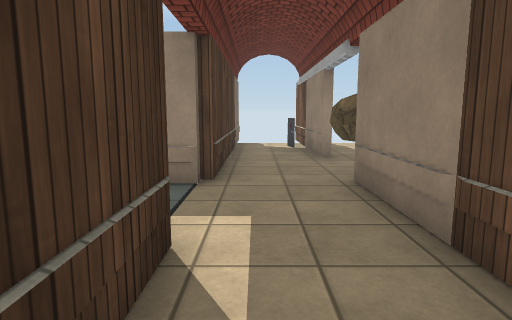
[1] (above)

18 first-person views from a walk through a 3-D level made in the Unity game engine. The camera is 1.2 m above the floor, tilts 8° down and sees 75° across. The floor is counted in squares, 1 m on a side. Each view is taken from the middle of a square. On the plan, view 1 faces up. The plan holds only what a view shows up to about 14 squares ahead; the rest is blank. The place goes on beyond the plan. The player is left out. Door leaves are left out, so doorways stand open. Some surface patterns are stand-ins.

[2]
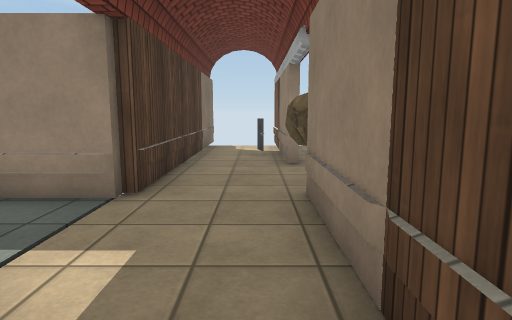

[3]
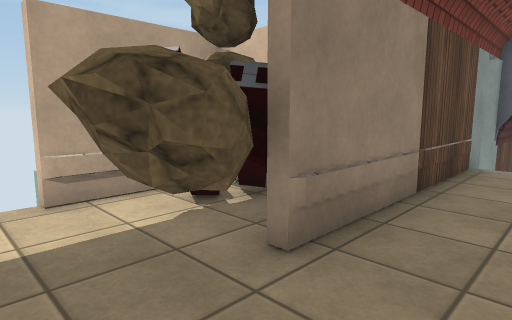

[4]
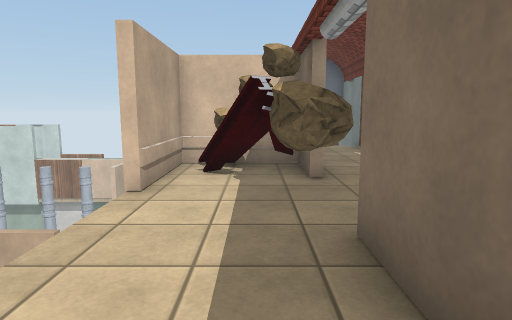

[5]
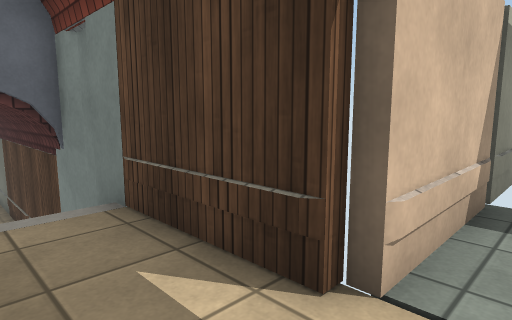

[6]
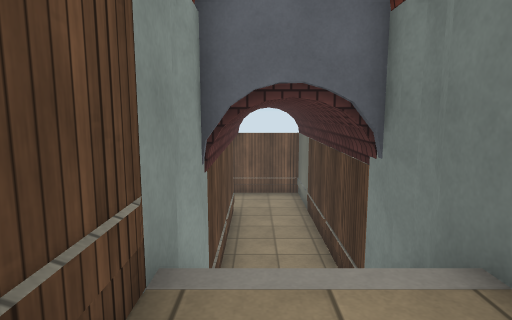

[7]
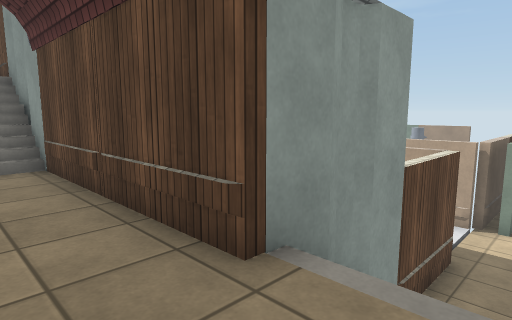

[8]
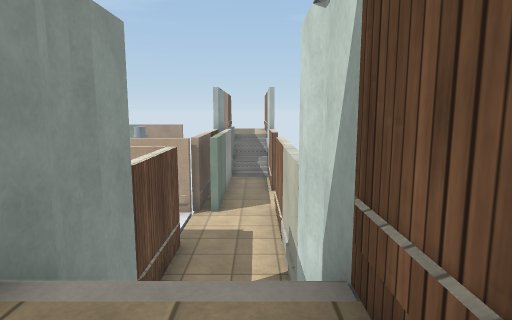

[9]
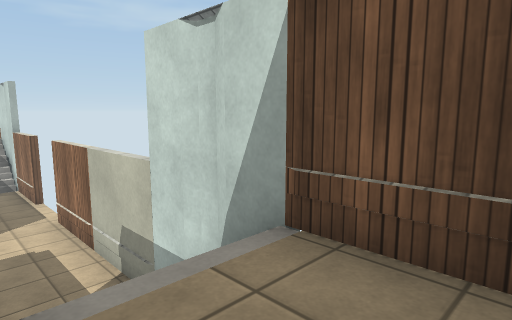

[10]
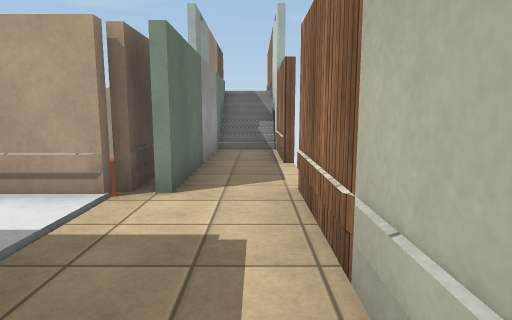

[11]
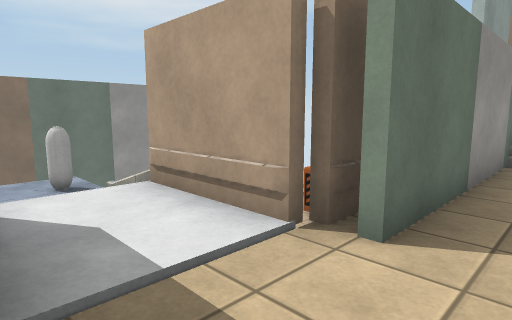

[12]
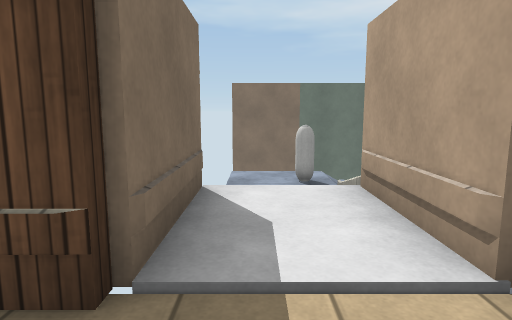

[13]
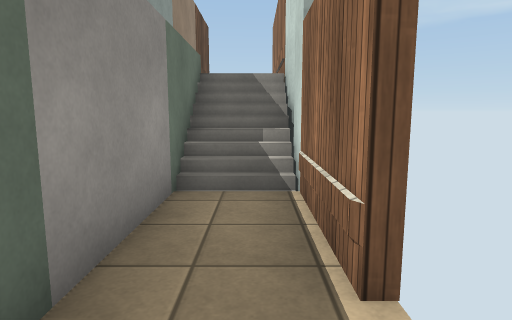

[14]
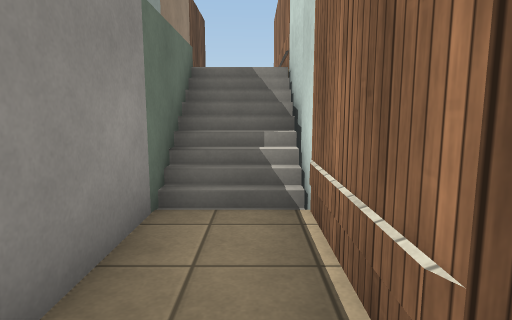

[15]
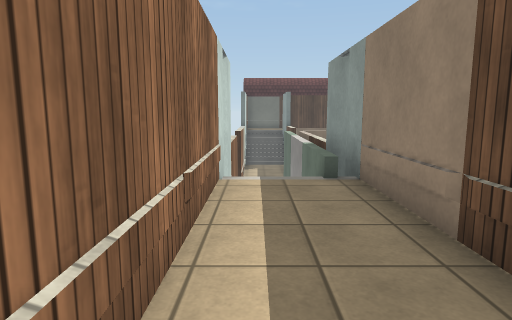

[16]
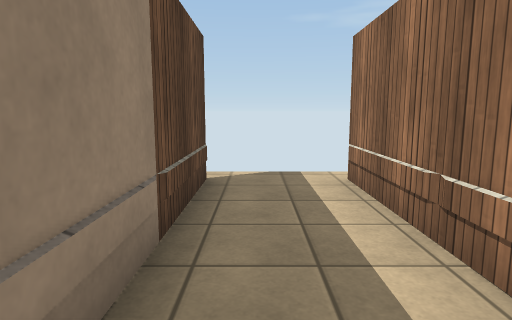

[17]
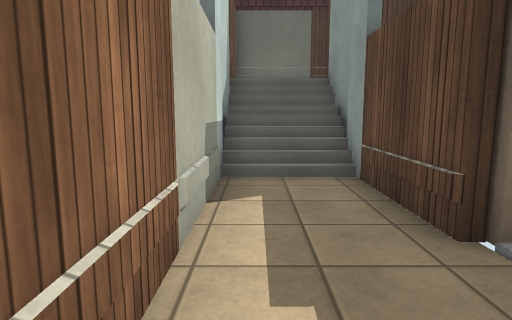

[18]
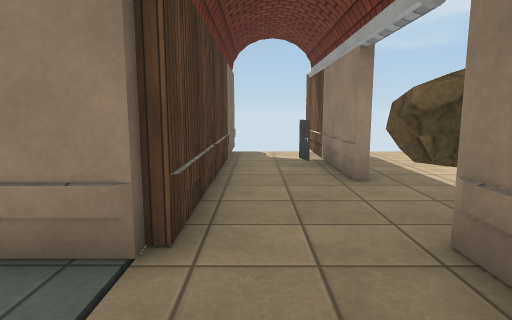

### Floor plan
Key: @ floor where view 1 was taken; # wall or solid block; x gap in a wall; . main floor; - floor 2 m lower than the main floor; _ floor 4.25 m lower than the main floor; < floor 4.75 m lower than the main floor; ( floor 5 m lower than the main floor; / step, stairs or slope; D open door; = window, fence, low wall or low ledge; v drop or lower ground; R rock; T trap; C capsule; O other object.
Columns run from 3 left of view 1 to 26 right of it. Each row starts with its distance up from view 1.
 14   #  #
 13   #..#..
 12   #..#..
 11   #.O#..
 10   #..#..
  9   #..#..
  8   #..D..
  7   #..RR.x
  6 ###..DR.#
  5  .D..ORR#
  4  .D..####
  3 ##D..#
  2   #..#
  1   #..#
  0   #@.#
 -1   #  #      (C(
 -2   #  #      (CC
 -3   # /#        <
 -4   # -#        v
 -5   #--#        #
 -6   #--#     DDDD
 -7   #--#     #  #
 -8   #--#     #  #
 -9   #--######DDDD###   TT######x
-10   #---  /_____########=-------
-11   #---  /___________/  -------
-12   ###T########xDDD###########x

Where each view was taken, in squares from view 1:
view 1: 0 up, 0 right, facing up
view 2: 1 up, 1 right, facing up
view 3: 8 up, 0 right, facing down-right
view 4: 12 up, 3 right, facing down
view 5: 4 up, 1 right, facing down-left
view 6: 2 up, 1 right, facing down
view 7: 11 down, 0 right, facing up-right
view 8: 11 down, 0 right, facing right
view 9: 9 down, 0 right, facing down-right
view 10: 11 down, 6 right, facing right
view 11: 11 down, 8 right, facing up-right
view 12: 11 down, 9 right, facing up
view 13: 11 down, 12 right, facing right
view 14: 11 down, 13 right, facing right
view 15: 11 down, 26 right, facing left
view 16: 10 down, 20 right, facing right
view 17: 11 down, 11 right, facing left
view 18: 3 up, 0 right, facing up
